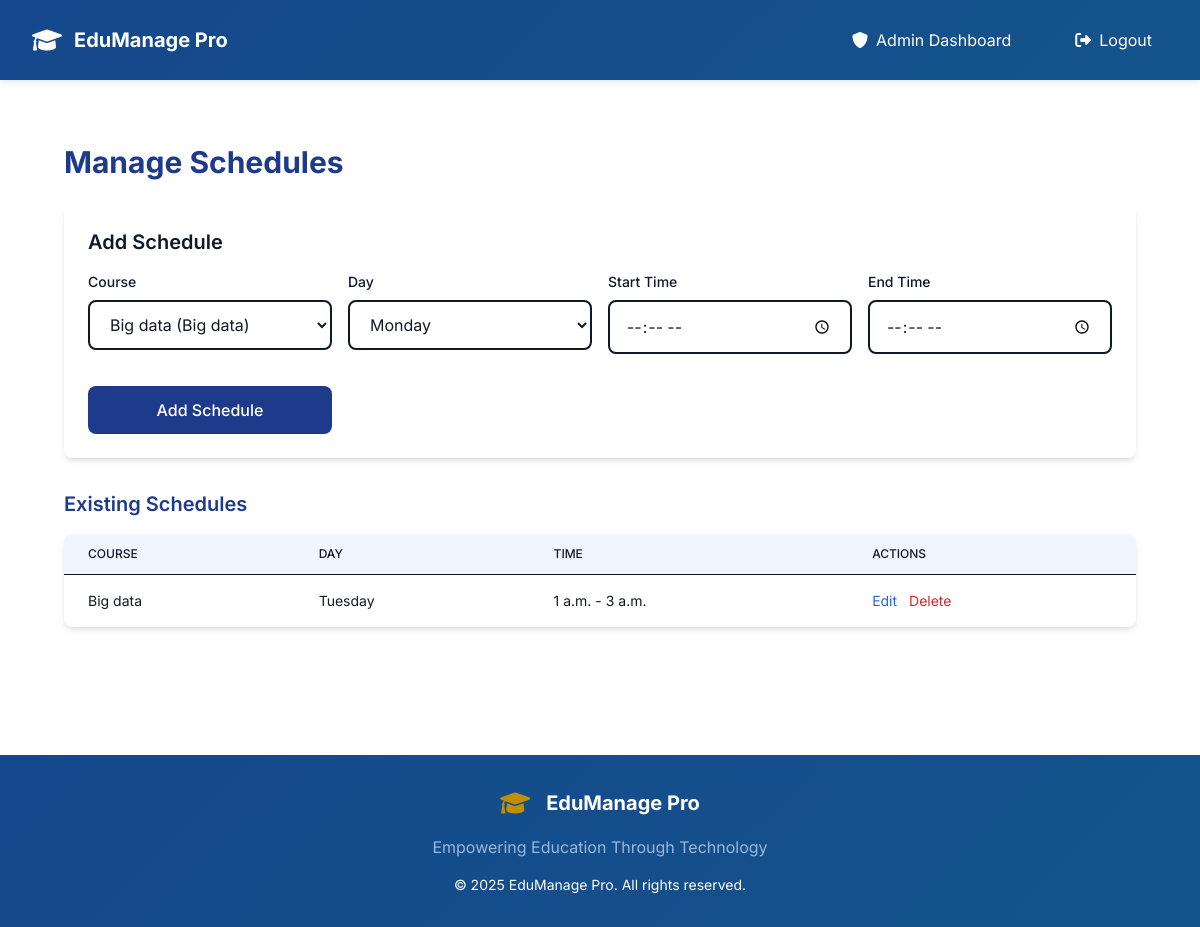
Page /school/admin/schedules/ (signed in) on the earlier database version.
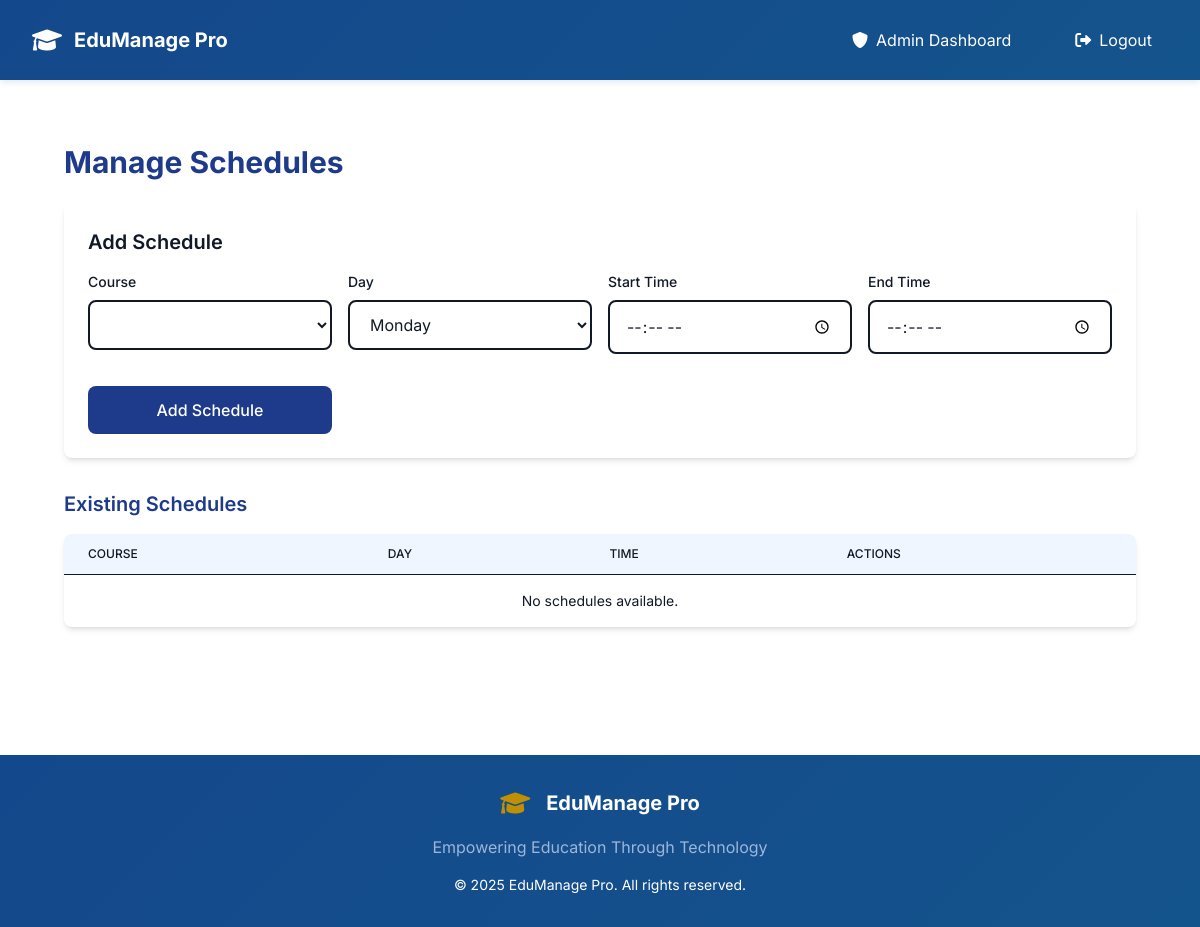
Same page on the later database version.
### school_management/models.py (models this page shows, shortened)
class Schedule(models.Model):
    course = models.ForeignKey(Course, on_delete=models.CASCADE)
    day_of_week = models.CharField(max_length=10, choices=[
        ('Monday', 'Monday'), ('Tuesday', 'Tuesday'), ('Wednesday', 'Wednesday'),
        ('Thursday', 'Thursday'), ('Friday', 'Friday')
    ])
    start_time = models.TimeField()
    end_time = models.TimeField()

class Course(models.Model):
    name = models.CharField(max_length=100)
    teacher = models.ForeignKey(User, on_delete=models.CASCADE, limit_choices_to={'is_staff': True})
    class_group = models.ForeignKey(ClassGroup, on_delete=models.CASCADE)
    description = models.TextField(blank=True)
    resources = models.FileField(upload_to='course_resources/', blank=True, null=True)

### school_management/views.py (the view)
        @login_required
        def wrapper(request, *args, **kwargs):
            if is_superuser and not request.user.is_superuser:
                messages.error(request, "Access denied. Admin privileges required.")
                return redirect('login')
            elif is_staff and not request.user.is_staff:
                messages.error(request, "Access denied. Teacher privileges required.")
                return redirect('login')
            elif is_student and (request.user.is_staff or request.user.is_superuser):
                messages.error(request, "Access denied. Student account required.")
                return redirect('login')
            return view_func(request, *args, **kwargs)

### school_management/views.py (called while the page is built, shortened)
def user_role_required(is_superuser=False, is_staff=False, is_student=False):
    def decorator(view_func):
        @login_required
        def wrapper(request, *args, **kwargs):
            if is_superuser and not request.user.is_superuser:
                messages.error(request, "Access denied. Admin privileges required.")
                return redirect('login')
            elif is_staff and not request.user.is_staff:
                messages.error(request, "Access denied. Teacher privileges required.")
                return redirect('login')
            elif is_student and (request.user.is_staff or request.user.is_superuser):
                messages.error(request, "Access denied. Student account required.")
                return redirect('login')
            return view_func(request, *args, **kwargs)
        return wrapper
    return decorator

@user_role_required(is_superuser=True)
def manage_schedules(request):
    courses = Course.objects.all()
    schedules = Schedule.objects.all()
    context = {'courses': courses, 'schedules': schedules}
    return render(request, 'school_management/manage_schedules.html', context)

### school_management/templates/school_management/manage_schedules.html (shortened to what this page needs)
{% extends 'base.html' %}
{% block content %}
    <div class="fade-in max-w-7xl mx-auto px-4 sm:px-6 lg:px-8 py-8">
        <h2 class="text-3xl font-bold text-blue-900 mb-6">Manage Schedules</h2>
        <div class="bg-beige-100 p-6 rounded-lg shadow-md mb-8">
            <h3 class="text-xl font-semibold text-gray-900 mb-4">Add Schedule</h3>
            <form method="POST" class="grid grid-cols-1 md:grid-cols-4 gap-4">
                <div>
                    <label for="course_id" class="block text-sm font-medium text-gray-900">Course</label>
                    <select name="course_id" id="course_id"
                            class="mt-2 block w-full px-4 py-3 rounded-lg border-2 border-gray-900 bg-white text-gray-900 focus:ring-2 focus:ring-blue-900 focus:border-blue-900 transition-all duration-200">
                        {% for course in courses %}
                            <option value="{{ course.id }}">{{ course.name }} ({{ course.class_group.name }})</option>
                        {% endfor %}
                    </select>
                </div>
                <div>
                    <label for="day" class="block text-sm font-medium text-gray-900">Day</label>
                    <select name="day" id="day"
                            class="mt-2 block w-full px-4 py-3 rounded-lg border-2 border-gray-900 bg-white text-gray-900 focus:ring-2 focus:ring-blue-900 focus:border-blue-900 transition-all duration-200">
                        <option value="Monday">Monday</option>
                    </select>
                </div>
                <div>
                    <label for="start_time" class="block text-sm font-medium text-gray-900">Start Time</label>
                    <input type="time" name="start_time" id="start_time"
                           class="mt-2 block w-full px-4 py-3 rounded-lg border-2 border-gray-900 bg-white text-gray-900 focus:ring-2 focus:ring-blue-900 focus:border-blue-900 transition-all duration-200">
                </div>
                <div>
                    <label for="end_time" class="block text-sm font-medium text-gray-900">End Time</label>
                    <input type="time" name="end_time" id="end_time"
                           class="mt-2 block w-full px-4 py-3 rounded-lg border-2 border-gray-900 bg-white text-gray-900 focus:ring-2 focus:ring-blue-900 focus:border-blue-900 transition-all duration-200">
                </div>
                <button type="submit" class="mt-4 bg-blue-900 text-white px-4 py-3 rounded-lg font-medium hover:bg-blue-700 hover:scale-105 transition-all duration-300">Add Schedule</button>
            </form>
        </div>
        <h3 class="text-xl font-semibold text-blue-900 mb-4">Existing Schedules</h3>
        <div class="bg-beige-100 rounded-lg shadow-md overflow-x-auto">
            <table class="min-w-full divide-y divide-gray-900">
                <thead class="bg-blue-50">
                    <tr>
                        <th class="px-6 py-3 text-left text-xs font-medium text-gray-900 uppercase">Course</th>
                        <th class="px-6 py-3 text-left text-xs font-medium text-gray-900 uppercase">Day</th>
                        <th class="px-6 py-3 text-left text-xs font-medium text-gray-900 uppercase">Time</th>
                        <th class="px-6 py-3 text-left text-xs font-medium text-gray-900 uppercase">Actions</th>
                    </tr>
                </thead>
                <tbody class="divide-y divide-gray-900">
                    {% for schedule in schedules %}
                        <tr class="hover:bg-blue-50 transition duration-200">
                            <td class="px-6 py-4 whitespace-nowrap text-sm text-gray-900">{{ schedule.course.name }}</td>
                            <td class="px-6 py-4 whitespace-nowrap text-sm text-gray-900">{{ schedule.day_of_week }}</td>
                            <td class="px-6 py-4 whitespace-nowrap text-sm text-gray-900">{{ schedule.start_time }} - {{ schedule.end_time }}</td>
                            <td class="px-6 py-4 whitespace-nowrap text-sm text-gray-900">
                                <a href="{% url 'edit_schedule' schedule.id %}" class="text-blue-600 hover:text-blue-800 mr-2">Edit</a>
                                <form method="POST" action="{% url 'manage_schedules' %}" style="display:inline;">
                                    <button type="submit" class="text-red-600 hover:text-red-800" onclick="return confirm('Are you sure you want to delete this schedule?');">Delete</button>
                                </form>
                            </td>
                        </tr>
                    {% empty %}
                        <tr>
                            <td colspan="4" class="px-6 py-4 text-center text-sm text-gray-900">No schedules available.</td>
                        </tr>
                    {% endfor %}
                </tbody>
            </table>
        </div>
        <a href="{% url 'admin_dashboard' %}" class="mt-4 inline-block bg-brown-600 text-white px-4 py-3 rounded-lg font-medium hover:bg-brown-700 hover:scale-105 transition-all duration-300">Back to Dashboard</a>
    </div>
{% endblock %}

### templates/base.html (shortened to what this page needs)
<!DOCTYPE html>
<html lang="en">
<head>
    <script src="https://cdn.tailwindcss.com"></script>
    <link href="https://cdnjs.cloudflare.com/ajax/libs/font-awesome/6.0.0/css/all.min.css" rel="stylesheet">
    {% load static %}
</head>
<body class="min-h-screen font-inter flex flex-col">
    <nav class="nav-gradient sticky top-0 z-50">
        <div class="max-w-7xl mx-auto px-4 sm:px-6 lg:px-8">
            <div class="flex justify-between h-20">
                <div class="flex items-center">
                    <a href="{% url 'home' %}" class="flex items-center space-x-3 text-white font-bold text-xl hover:text-secondary-blue transition-colors duration-300">
                        <i class="fas fa-graduation-cap text-2xl"></i>
                        <span class="hidden sm:block">EduManage Pro</span>
                    </a>
                </div>
                <div class="flex items-center">
                    <div class="hidden md:flex space-x-8">
                        {% if user.is_authenticated %}
                            {% if user.is_superuser %}
                                <a href="{% url 'admin_dashboard' %}" class="text-white hover:text-primary-gold px-4 py-2 rounded-lg transition-colors duration-300 flex items-center space-x-2">
                                    <i class="fas fa-shield-alt"></i>
                                    <span>Admin Dashboard</span>
                                </a>
                            {% elif user.is_staff %}
                                <a href="{% url 'teacher_dashboard' %}" class="text-white hover:text-primary-gold px-4 py-2 rounded-lg transition-colors duration-300 flex items-center space-x-2">
                                    <i class="fas fa-chalkboard-teacher"></i>
                                    <span>Teacher Dashboard</span>
                                </a>
                            {% else %}
                                <a href="{% url 'student_dashboard' %}" class="text-white hover:text-primary-gold px-4 py-2 rounded-lg transition-colors duration-300 flex items-center space-x-2">
                                    <i class="fas fa-user-graduate"></i>
                                    <span>Student Dashboard</span>
                                </a>
                            {% endif %}
                            <a href="{% url 'logout' %}" class="text-white hover:text-red-300 px-4 py-2 rounded-lg transition-colors duration-300 flex items-center space-x-2">
                                <i class="fas fa-sign-out-alt"></i>
                                <span>Logout</span>
                            </a>
                        {% else %}
                            <a href="{% url 'login' %}" class="text-white hover:text-primary-gold px-4 py-2 rounded-lg transition-colors duration-300">Login</a>
                            <a href="{% url 'register' %}" class="btn-secondary text-white px-6 py-2 rounded-lg font-medium">Register</a>
                        {% endif %}
                    </div>
                </div>
            </div>
        </div>
    </nav>
    <main class="flex-grow">
        <div class="container max-w-7xl mx-auto px-4 sm:px-6 lg:px-8 py-8">
            {% block content %}
            {% endblock %}
        </div>
    </main>
    <footer class="nav-gradient">
        <div class="max-w-7xl mx-auto py-8 px-4 sm:px-6 lg:px-8">
            <div class="text-center text-white">
                <div class="flex justify-center items-center space-x-4 mb-4">
                    <i class="fas fa-graduation-cap text-2xl text-primary-gold"></i>
                    <span class="font-bold text-xl">EduManage Pro</span>
                </div>
                <p class="text-secondary-blue mb-4">Empowering Education Through Technology</p>
                <div class="flex justify-center space-x-6 text-sm">
                    <span>© 2025 EduManage Pro. All rights reserved.</span>
                </div>
            </div>
        </div>
    </footer>
</body>
</html>

### templates/base.html (style rules this page uses)
body { font-family: 'Inter', sans-serif; min-height: 100vh; background-attachment: fixed; }
.nav-gradient { background: linear-gradient(135deg, #14488C 0%, #14548C 100%); box-shadow: 0 4px 6px -1px rgba(20, 72, 140, 0.1); }

Differences in the rows shown:
removed Schedule: course.name "Big data", day_of_week "Tuesday", start_time "1 a.m.", end_time "3 a.m."
Other differences:
form field course_id: "Big data (Big data)" → (not shown)
text now shown: "No schedules available."
